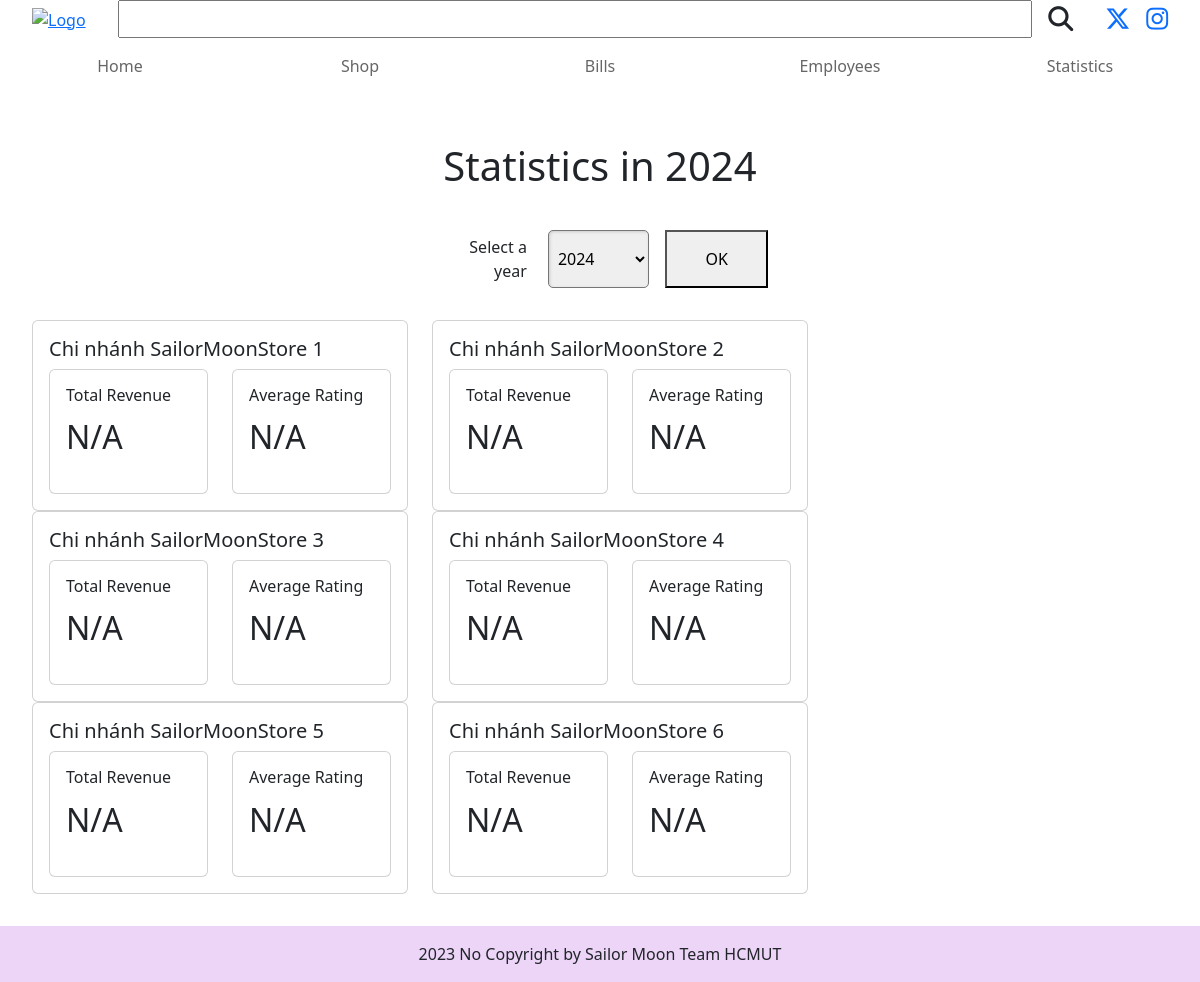
Page /stat.php on the committed database.
### tables this page shows
CREATE TABLE `branch` (
  `region_id` int(11) NOT NULL,
  `number` int(11) NOT NULL,
  `mgr_id` int(11) DEFAULT NULL,
  `name` varchar(20) DEFAULT NULL,
  `address` varchar(50) DEFAULT NULL,
  `phone` char(12) DEFAULT NULL
);

### stat.php (the view, shortened to what this page needs)
<?php
function connect() {
    static $pdo;
    if (!$pdo) {
        $pdo = new PDO(
            sprintf("mysql:host=%s;dbname=%s;charset=UTF8", DB_HOST, DB_NAME),
            DB_USER,
            DB_PASSWORD,
            [PDO::ATTR_ERRMODE => PDO::ERRMODE_EXCEPTION]
        );
    }
    return $pdo;
}
function getAllBranch() {
    $pdo = connect();
    $sql = "SELECT * FROM Branch";
    $statement = $pdo->prepare($sql);
    $statement->execute();
    $result = $statement->fetchAll(PDO::FETCH_ASSOC);
    return $result;
}
function getBranchRevenue($regid, $bnum, $year) {
    $pdo = connect();
    $sql = "SELECT BranchRevenue(:regid , :bnum, :year) AS revenue";
    $statement = $pdo->prepare($sql);
    $statement->bindParam(":regid", $regid, PDO::PARAM_INT);
    $statement->bindParam(":bnum", $bnum, PDO::PARAM_INT);
    $statement->bindParam(":year", $year, PDO::PARAM_INT);
    $statement->execute();
    $result = $statement->fetch(PDO::FETCH_ASSOC);
    return $result['revenue'];
}
function getBranchAverageRating($regid, $bnum, $year) {
    $pdo = connect();
    $sql = "SELECT BranchAverageRating(:regid, :bnum, :year) AS avgRating";
    $statement = $pdo->prepare($sql);
    $statement->bindParam(":regid", $regid, PDO::PARAM_INT);
    $statement->bindParam(":bnum", $bnum, PDO::PARAM_INT);
    $statement->bindParam(":year", $year, PDO::PARAM_INT);
    $statement->execute();
    $result = $statement->fetch(PDO::FETCH_ASSOC);
    return $result['avgRating'];
}
$branches = getAllBranch();
$current_year = date('Y');
if ($_SERVER['REQUEST_METHOD'] === 'POST') {
    $input_year = filter_input(INPUT_POST, 'year', FILTER_SANITIZE_NUMBER_INT);
    $_SESSION['year'] = $input_year;
    header('Location: stat.php');
} else {
    $input_year = $_SESSION['year'] ?? $current_year;
}
?>
<!DOCTYPE html>
<html lang="en">
<head>
    <link href="https://cdn.jsdelivr.net/npm/bootstrap@5.3.2/dist/css/bootstrap.min.css" rel="stylesheet"
>
    <link rel="stylesheet" href="https://cdnjs.cloudflare.com/ajax/libs/font-awesome/6.5.0/css/all.min.css"
 />
    <link rel="stylesheet" href="css/stat.css">
</head>
<body>
    <header>
        <div class="upper">
            <div class="logo">
                <a href="#">
                    <img src="https://sailormoon-store.com/img/usr/common/logo.png" alt="Logo">
                </a>
            </div>
            <div class="search-bar">
                <input type="search" name="search" id="search">
                <span><i class="fa fa-search" aria-hidden="true"></i></span>
            </div>
            <div class="social-media">
                <span><a href="#"><i class="fa-brands fa-x-twitter"></i></a></span>
                <span><a href="#"><i class="fa-brands fa-instagram"></i></a></span>
            </div>
        </div>
        <nav>
            <ul>
                <li><a href="index.php">Home</a></li>
                <li><a href="product.php">Shop</a></li>
                <li><a href="bill.php">Bills</a></li>
                <li><a href="employee.php">Employees</a></li>
                <li><a href="#">Statistics</a></li>
            </ul>
        </nav>
    </header>
    <main>
        <h1>Statistics in <?= $input_year ?></h1>
        <form class="input-year" action="stat.php" method="post">
            <label for="year">Select a year</label>
            <select name="year" id="year">
                <?php for($i = START_YEAR; $i <= $current_year; $i++): ?>
                    <option
                        value="<?php echo $i ?>"
                        <?php echo ($i == $input_year) ? 'selected': ''; ?>
                    >
                        <?php echo $i ?>
                    </option>
                <?php endfor ?>
            </select>
            <button type="submit">OK</button>
        </form>
        <div class="row stat-list">
            <?php foreach ($branches as $index => $branch): ?>
            <div class="col-sm-6">
                <div class="card">
                    <div class="card-body">
                        <h5 class="card-title">Chi nhánh <?= $branch['name'] ?></h5>
                        <div class="row">
                            <div class="col-sm-6">
                                <div class="card">
                                    <div class="card-body">
                                        <h6 class="card-title">Total Revenue</h6>
                                        <p class="figure"><?= getBranchRevenue($branch['region_id'], $branch['number'], $input_year) ?? 'N/A' ?></p>
                                    </div>
                                </div>
                            </div>
                            <div class="col-sm-6">
                                <div class="card">
                                    <div class="card-body">
                                        <h6 class="card-title">Average Rating</h6>
                                        <p class="figure"><?= getBranchAverageRating($branch['region_id'], $branch['number'], $input_year) ?? 'N/A' ?></p>
                                    </div>
                                </div>
                            </div>
                        </div>
                    </div>
                </div>
            </div>
            <?php endforeach ?>
        </div>
    </main>
    <footer>
        <p>2023 No Copyright by Sailor Moon Team HCMUT</p>
    </footer>
</body>
</html>

### css/stat.css (style rules this page uses)
* { box-sizing: border-box; }
body { margin: 0; padding: 0; min-height: 100vh; }
img, picture, video { max-width: 100%; }
button, label, input:not(input[type="radio"], input[type="checkbox"]), select, progress, meter, textarea { display: block; font-family: inherit; font-size: 100%; margin: 0; box-sizing: border-box; width: 100%; padding: 5px; }
input[type="text"], input[type="datetime-local"], input[type="color"], input[type="email"], input[type="password"], select { box-shadow: inset 1px 1px 3px #ccc; border-radius: 5px; }
body { display: flex; flex-direction: column; align-items: center; }
body > * { width: 100%; }
header { display: flex; flex-direction: column; position: sticky; }
header .search-bar { display: flex; gap: 1rem; }
header .search-bar span { font-size: 25px; }
header .social-media { display: flex; gap: 1rem; }
header .social-media span { font-size: 25px; }
header nav { display: flex; flex-direction: column; align-items: center; }
header nav ul { list-style-type: none; width: 100%; padding: 0; }
header nav li, header nav a { display: flex; flex-direction: column; align-items: center; }
header nav :is(a, a:link, a:visited, a:focus) { flex: 1; padding: 1rem; color: #666666; text-decoration: none; }
main { flex: 1; display: flex; flex-direction: column; align-items: center; padding: 2rem; }
main .stat-list > * { max-width: 25rem; }
main .card { height: 100%; }
main .figure { font-size: xx-large; }
main .input-year { min-width: 25rem; display: flex; gap: 1rem; padding: 2rem; }
main .input-year label { text-align: right; }
footer { display: flex; flex-direction: column; align-items: center; background-color: #EDD5F8; padding: 1rem; margin-top: auto; }
footer p { margin: 0; }
@media screen and (min-width: 601px) { header .upper { display: flex; gap: 2rem; align-items: center; padding: 0 2rem; } }
@media screen and (min-width: 601px) { header .search-bar { flex: 1; } }
@media screen and (min-width: 601px) { header nav ul { display: flex; flex-direction: row; align-items: center; } }
@media screen and (min-width: 601px) { header nav ul a { padding: 2.5rem; width: calc(100vw / 5); } }

### rows in the picture
branch: name "SailorMoonStore 1", number "N/A"
branch: name "SailorMoonStore 2", number "N/A"
branch: name "SailorMoonStore 3", number "N/A"
branch: name "SailorMoonStore 4", number "N/A"
branch: name "SailorMoonStore 5", number "N/A"
branch: name "SailorMoonStore 6", number "N/A"

### other values in the picture
$input_year "2024"
form field year "2024"
